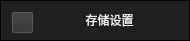
<?xml version="1.0" encoding="UTF-8"?>
<ui version="4.0">
 <class>StorageTabWgt</class>
 <widget class="QWidget" name="StorageTabWgt">
  <property name="geometry">
   <rect>
    <x>0</x>
    <y>0</y>
    <width>190</width>
    <height>41</height>
   </rect>
  </property>
  <property name="sizePolicy">
   <sizepolicy hsizetype="Fixed" vsizetype="Fixed">
    <horstretch>0</horstretch>
    <verstretch>0</verstretch>
   </sizepolicy>
  </property>
  <property name="minimumSize">
   <size>
    <width>0</width>
    <height>38</height>
   </size>
  </property>
  <property name="maximumSize">
   <size>
    <width>16777215</width>
    <height>41</height>
   </size>
  </property>
  <property name="windowTitle">
   <string>StorageTabWgt</string>
  </property>
  <layout class="QGridLayout" name="gridLayout">
   <property name="leftMargin">
    <number>0</number>
   </property>
   <property name="topMargin">
    <number>0</number>
   </property>
   <property name="rightMargin">
    <number>0</number>
   </property>
   <property name="bottomMargin">
    <number>0</number>
   </property>
   <property name="spacing">
    <number>0</number>
   </property>
   <item row="0" column="0">
    <widget class="QWidget" name="widget" native="true">
     <property name="styleSheet">
      <string notr="true">#widget{
background:#1f2020;
border:1px solid #000000;
}</string>
     </property>
     <layout class="QGridLayout" name="gridLayout_2">
      <item row="0" column="0">
       <widget class="QPushButton" name="pushButton">
        <property name="sizePolicy">
         <sizepolicy hsizetype="Fixed" vsizetype="Fixed">
          <horstretch>0</horstretch>
          <verstretch>0</verstretch>
         </sizepolicy>
        </property>
        <property name="minimumSize">
         <size>
          <width>23</width>
          <height>23</height>
         </size>
        </property>
        <property name="maximumSize">
         <size>
          <width>23</width>
          <height>23</height>
         </size>
        </property>
        <property name="styleSheet">
         <string notr="true">background:#323232;</string>
        </property>
        <property name="text">
         <string/>
        </property>
       </widget>
      </item>
      <item row="0" column="1">
       <widget class="QLabel" name="label">
        <property name="minimumSize">
         <size>
          <width>24</width>
          <height>14</height>
         </size>
        </property>
        <property name="maximumSize">
         <size>
          <width>16777215</width>
          <height>14</height>
         </size>
        </property>
        <property name="styleSheet">
         <string notr="true">font-family:&quot;微软雅黑&quot;;
font-size:12px;
color:#eeeeee;
text-align:left;</string>
        </property>
        <property name="text">
         <string>存储设置</string>
        </property>
        <property name="alignment">
         <set>Qt::AlignCenter</set>
        </property>
       </widget>
      </item>
     </layout>
    </widget>
   </item>
  </layout>
 </widget>
 <layoutdefault spacing="6" margin="11"/>
 <resources/>
 <connections/>
</ui>
